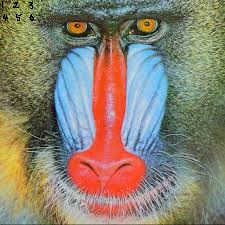
#> input picture markshi/code/pics/baboon.jpg, 225 x 225 px
$ jupyter execute Report.ipynb   (shell and % lines are left out)   (older library calls are emulated)
#> lines starting #> are read from the running program, lines starting #| are printed output that depends on the picture
# Encode & Decode for single block

[cell 1]
import numpy as np
import sys
import cv2
import scipy.fftpack as fft
import matplotlib.pyplot as plt

[cell 2]
class Frame:
    def __init__(self, image, QF=1):
        '''
        @param image: RBG image of shape (height, width, 3)
        '''
        self.QF=QF
        self.image = image
        self.r = image[:, :, 0]
        self.g = image[:, :, 1]
        self.b = image[:, :, 2]
        self.v_mblocks = np.shape(self.r)[0] // 16
        self.h_mblocks = np.shape(self.r)[1] // 16

    def getFrame(self):
        reconstructed_image = np.dstack((self.r, self.g, self.b))
        return reconstructed_image

    def show(self):
        self.getFrame()
        plt.imshow(self.getFrame())

    def getBlock(self,m,n):
        m_start = m*16
        n_start = n*16
        tmp = self.image[m_start:m_start+16,n_start:n_start+16]
        #plt.imshow(tmp)
        return tmp
    '''
    def image_to_blocks(self):
        """
        Convert the stored image into a sequence of 8x8 pixel blocks for encoding
        :return: (x, 8, 8) shaped array. x depends on dimensions of original image
        """
        return proto_mpeg_computation.image_to_blocks(self.r, self.g, self.b)'''

[cell 3]
img_name = './code/pics/baboon.jpg'
#img_name = 'cameraman.png'
src = plt.imread(img_name)[:16,:16]
src.shape

[cell 4]
plt.title('16*16 block')
plt.imshow(src)
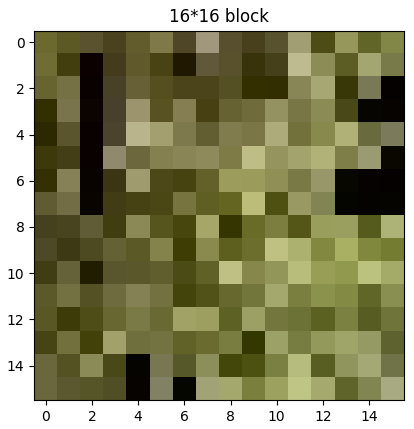
#> figure drawn by matplotlib, 1 panel

[cell 5]
# Split bgr color channels
blue,green,red = cv2.split(src)
gray = cv2.cvtColor(src , cv2.COLOR_BGR2GRAY) # Convert color form BGR to Gray

[cell 6]
# Convert color form BGR to Y_Cr_Cb
YCrCb = cv2.cvtColor(src , cv2.COLOR_RGB2YCR_CB)
# Split Y_Cb_Cr channelsx
Y,Cb,Cr = cv2.split(YCrCb)

[cell 7]
plt.figure(figsize=(15,5))
plt.subplot(141)
plt.title('src')
plt.imshow(src)
plt.subplot(142)
plt.title('Y')
plt.imshow(Y)
plt.subplot(143)
plt.title('Cb')
plt.imshow(Cb)
plt.subplot(144)
plt.title('Cr')
plt.imshow(Cr)
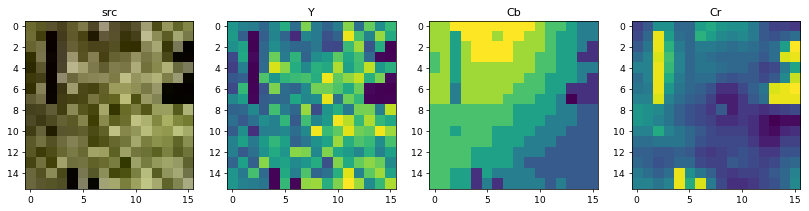
#> figure drawn by matplotlib, 4 panels

[cell 8]
# Note: This is an old version of subsampling. Keep the top left pixel for each 2x2 block
# [10 lines left out: function subsample_topleft, not called in this run]

[cell 9]
# Compute each mean of 2x2 block, return 8*8 subsampled blcok
def subsample(src):
    #print(src)
    tmp = []
    #print()
    for i in range(0,len(src),2):
        #print(i)
        for j in range(0,len(src),2):
            #print(np.mean([src[i][j],src[i][j+1],src[i+1][j],src[i+1][j+1]]))
            tmp.append(np.mean([src[i][j],src[i][j+1],src[i+1][j],src[i+1][j+1]]))
    tmp = np.array(tmp)
    tmp = tmp.reshape(8,8).astype(np.uint8)
    return tmp

[cell 10]
Y1 = Y[:8,:8]
Y2 = Y[:8,8:]
Y3 = Y[8:,:8]
Y4 = Y[8:,8:]
subsample_Cb = subsample(Cb)
#> the loop in subsample, `for i in range(0,len(src),2):` made 8 passes
#> i on passes 3 to 8: 4, 6, 8, 10, 12, 14
#> after the loop in subsample, `for i in range(0,len(src),2):`: tmp = 64 values, max 135 at index 2, min 129 at index 31, mean 132.3
subsample_Cr = subsample(Cr)
#> the loop in subsample (call 2), `for i in range(0,len(src),2):` made 8 passes

[cell 11]
plt.figure(figsize=(14,7))
plt.subplot(241)
plt.title('Y1')
plt.imshow(Y1)
plt.subplot(242)
plt.title('Y2')
plt.imshow(Y2)
plt.subplot(243)
plt.title('subsample_Cb')
plt.imshow(subsample_Cb)
plt.subplot(244)
plt.title('subsample_Cr')
plt.imshow(subsample_Cr)
plt.subplot(245)
plt.title('Y3')
plt.imshow(Y3)
plt.subplot(246)
plt.title('Y4')
plt.imshow(Y4)
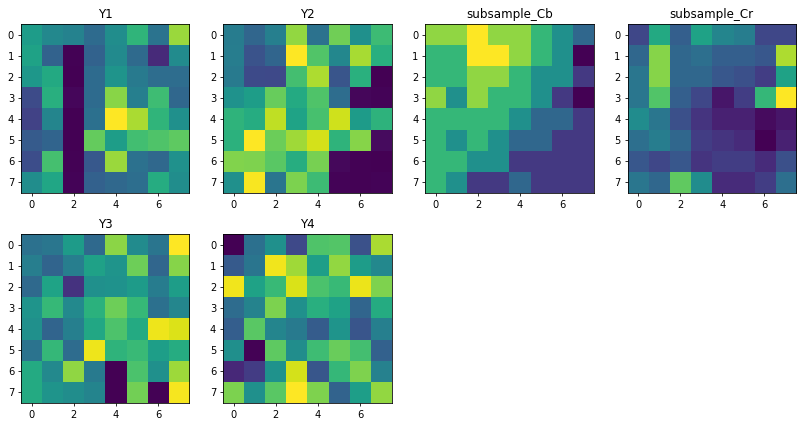
#> figure drawn by matplotlib, 6 panels

[cell 12]
def dct(y):
    F = fft.dct(fft.dct(y, axis=0, norm='ortho', type=2), axis=1, norm='ortho', type=2)
    #F[0,0]=F[0,0]/64.
    return F
def idct(y):
    #F[0,0]=F[0,0]*64
    return fft.idct(fft.idct(y, axis=0, norm='ortho', type=2), axis=1, norm='ortho', type=2)

[cell 13]
dct2_Y1 = dct(Y1)
dct2_Y2 = dct(Y2)
dct2_Y3 = dct(Y3)
dct2_Y4 = dct(Y4)
dct2_Cb = dct(subsample_Cb)
dct2_Cr = dct(subsample_Cr)

[cell 14]
dct2_Y1

[cell 15]
plt.figure(figsize=(12,6))
plt.subplot(241)
plt.title('dct2_Y1')
plt.imshow(dct2_Y1)
plt.subplot(242)
plt.title('dct2_Y2')
plt.imshow(dct2_Y2)
plt.subplot(243)
plt.title('dct2_Cb')
plt.imshow(dct2_Cb)
plt.subplot(244)
plt.title('dct2_Cr')
plt.imshow(dct2_Cr)
plt.subplot(245)
plt.title('dct2_Y3')
plt.imshow(dct2_Y3)
plt.subplot(246)
plt.title('dct2_Y4')
plt.imshow(dct2_Y4)
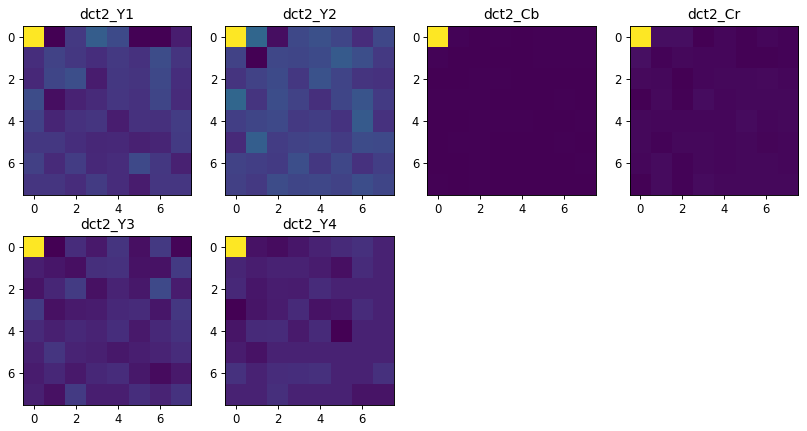
#> figure drawn by matplotlib, 6 panels

[cell 16]
# Define quantization matrix
# Source: https://en.wikipedia.org/wiki/MPEG-1#Quantization
quantization_matrix = np.matrix('16 11 10 16 24 40 51 61;12 12 14 19 26 58 60 55;14 13 16 24 40 57 69 56;14 17 22 29 51 87 80 62;18 22 37 56 68 109 103 77;24 35 55 64 81 104 113 92;49 64 78 87 103 121 120 101;72 92 95 98 112 100 103 99')
quantization_matrix

[cell 17]
# Quantization function
def quantize(F,QF):
    quant_matrix=np.ceil(quantization_matrix*QF)
    #print(quant_matrix)
    quant_matrix[quant_matrix>255]=255
    #print(F,quant_matrix)
    return (F/quant_matrix).astype(np.int)

[cell 18]
# manual way
# [9 lines left out: function quantize1, not called in this run]

[cell 19]
QF = 0.1 ######## CHANGE THIS TO CONTROL QUALITY. Recommend [0.1, 2]#######
qtz_Y1 = quantize(dct2_Y1,QF)
qtz_Y2 = quantize(dct2_Y2,QF)
qtz_Y3 = quantize(dct2_Y3,QF)
qtz_Y4 = quantize(dct2_Y4,QF)
qtz_Cb = quantize(dct2_Cb,QF)
qtz_Cr = quantize(dct2_Cr,QF)

[cell 20]
print(dct2_Y1)
#| [[ 6.35500000e+02 -1.04558343e+02  1.73914158e+01  1.12797040e+02
#|    6.27500000e+01 -9.88201501e+01 -1.04348460e+02 -4.51838867e+01]
#|  [-7.29463430e+00  4.05170556e+01  1.62267214e+01 -7.30408351e+00
#|    1.87635609e+01 -7.40617484e-02  6.87498833e+01  6.73965956e+00]
#|  [-1.97660893e+01  5.13211068e+01  7.38752615e+01 -4.84048488e+01
#|    1.43501455e+01  6.95504023e+00  5.60425234e+01 -6.91038227e+00]
#> (further printed lines are left out)

[cell 21]
qtz_Cb

[cell 22]
# takes a series of integers, returns the number of prefix 0s
def prefix_0(s):
    if len(s)==0:
        return 0
    i=0
    count = 0
    while s[i]==0 :
        count+=1
        #print(i,len(s)-1)
        if i==len(s)-1:
            return count
        i+=1
    return count

[cell 23]
# This is an array of indices that we use to sample a flattened DCT array in zigzag order.
zz_indices = [ 0,  1,  8, 16,  9,  2,  3, 10,
               17, 24, 32, 25, 18, 11, 4,  5,
               12, 19, 26, 33, 40, 48, 41, 34,
               27, 20, 13,  6,  7, 14, 21, 28,
               35, 42, 49, 56, 57, 50, 43, 36,
               29, 22, 15, 23, 30, 37, 44, 51,
               58, 59, 52, 45, 38, 31, 39, 46,
               53, 60, 61, 54, 47, 55, 62, 63]

[cell 24]
# convert the flattened list to the zigzaged order
zz_series = [qtz_Y1.A1[i] for i in zz_indices]
#> zz_series = 64 values, max 317 at index 0, min -52 at index 1, mean 6.27
print(len(zz_series))
#| 64
print(zz_series)
#> (printed output is left out)

[cell 25]
# process the middle part -- <run, level>
# takes a list of numbers
# return a list of <run, level> pair
def run_level(tmp):
    encoded_string = []
    while True:
        #print(tmp)
        a = prefix_0(tmp)
        #print(a,len(tmp))
        if a==len(tmp):
            break
        #print([a,tmp[a]])
        encoded_string.append([a,tmp[a]])
        tmp = tmp[a+1:]
    return encoded_string

[cell 26]
# takes a zigzag series of coeffs
# returns a list, in the form <DC term> <run, level> <EOB>
def zigzag_from_flattened_block(tmp):
    encoded_string = [tmp[0]]
    encoded_string += run_level(tmp[1:])
    encoded_string.append('EOB')
    return encoded_string

[cell 27]
# takes a list, in the form <DC term> <run, level> <EOB>
# returns a zigzag series of coeffs
def zigzag_to_flattened_block(encoded_string):
    rst = [encoded_string[0]]
    for i in encoded_string[1:-1]:
        #print(i)
        for _ in range(i[0]):
            rst.append(0)
        rst.append(i[1])
    #print(16-len(rst))
    for i in range(64-len(rst)):
        rst.append(0)
    return rst

[cell 28]
# a simple example of encoding and decoding
tmp = [1,2,0,0,1,0,0,0,2,0,3,0,0,0,0,0]
encoded = zigzag_from_flattened_block(tmp)
decoded = zigzag_to_flattened_block(encoded)
print(tmp)
print(encoded)
print(decoded) #decoded list has extra zeros because it only works for 8x8 blocks, but this example has less elements.

[cell 29]
# encoding and decoding Y1
print(zz_series,len(zz_series),"\n")
#> (printed output is left out)
encoded = zigzag_from_flattened_block(zz_series)
#> the loop in run_level (call 2), `while True:` made 58 passes
#> a on passes 1 to 8: 0, 0, 0, 0, 0, 0, 0, 0
#> encoded = 59 items, first 6: 317, [0, -52], [0, -3], [0, -9], [0, 20], [0, 17]
print(encoded,"\n")
#> (printed output is left out)
decoded = zigzag_to_flattened_block(encoded)
#> the loop in zigzag_to_flattened_block (call 2), `for i in encoded_string[1:-1]:` made 57 passes
#> i on passes 1 to 8: [0, -52], [0, -3], [0, -9], [0, 20], [0, 17], [0, 56], [0, 8], [0, 25]
#> decoded has the same summary as zz_series
print(decoded,len(decoded))
#> (printed output is left out)

[cell 30]
reversed_zz_indices = [0, 1, 5, 6, 14,15,27,28,
                       2, 4, 7, 13,16,26,29,42,
                       3, 8, 12,17,25,30,41,43,
                       9, 11,18,24,31,40,44,53,
                       10,19,23,32,39,45,52,54,
                       20,22,33,38,46,51,55,60,
                       21,34,37,47,50,56,59,61,
                       35,36,48,49,57,58,62,63]

[cell 31]
qtz_Y1

[cell 32]
de_flattened = np.array([decoded[i] for i in reversed_zz_indices]).reshape(8,8)

[cell 33]
### not correct. don't know why ###
# [7 lines left out: function de_quantize, not called in this run]

[cell 34]
# manual way
def de_quantize1(F,QF):
    quant_matrix=np.ceil(quantization_matrix*QF)
    quant_matrix[quant_matrix>255]=255
    tmp = []
    for i in range(8):
        for j in range(8):
            #tmp1 = F[i][j]*quant_matrix.A[i][j]
            #print(tmp1)
            tmp.append(int(F[i][j]*quant_matrix.A[i][j]))
    return np.array(tmp).reshape(8,8)

[cell 35]
de_flattened

[cell 36]
de_quantized = de_quantize1(de_flattened,QF)
#> after the loop in de_quantize1, `for i in range(8):`: tmp = 64 values, max 634 at index 0, min -104 at index 1, mean 11.45
de_quantized

[cell 37]
### compared to original dct matrix ###
dct2_Y1.astype(int)

[cell 38]
# the ultimate goal here is to regenerate the original picture

[cell 39]
regenerated = idct(de_quantized).astype(int)
regenerated

[cell 40]
### compared to original Y matrix ###
Y1

[cell 41]
# takes a 16*16*3 block, returns a list of encoded [<DC term> <run, level> <EOB>]
def encode(src,QF):
    # Compute each mean of 2x2 block, return 8*8 subsampled blcok
    def subsample(src):
        tmp = []
        for i in range(0,len(src),2):
            for j in range(0,len(src),2):
                tmp.append(np.mean([src[i][j],src[i][j+1],src[i+1][j],src[i+1][j+1]]))
        tmp = np.array(tmp)
        tmp = tmp.reshape(8,8).astype(np.uint8)
        return tmp
    YCrCb = cv2.cvtColor(src , cv2.COLOR_RGB2YCR_CB)
    Y,Cb,Cr = cv2.split(YCrCb)

    Y1 = Y[:8,:8]
    Y2 = Y[:8,8:]
    Y3 = Y[8:,:8]
    Y4 = Y[8:,8:]
    subsample_Cb = subsample(Cb)
    subsample_Cr = subsample(Cr)

    def dct_quantize_zz(F):
        dct2_F = dct(F)
        qtz_F = quantize(dct2_F,QF)
        zz_series = [qtz_F.A1[i] for i in zz_indices]
        encoded = zigzag_from_flattened_block(zz_series)
        return encoded

    return [dct_quantize_zz(Y1),dct_quantize_zz(Y2),dct_quantize_zz(Y3),dct_quantize_zz(Y4),
            dct_quantize_zz(subsample_Cb),dct_quantize_zz(subsample_Cr)]

[cell 42]
def decode(F,QF):
    rst = []
    for i in F:
        decoded_F = zigzag_to_flattened_block(i)
        #print("decoded_F",decoded_F)
        de_flattened_F = np.array([decoded_F[i] for i in reversed_zz_indices]).reshape(8,8)
        #print(111,de_flattened_F)
        de_quantized_F = de_quantize1(de_flattened_F,QF)
        regenerated_F = idct(de_quantized_F).astype(int)
        rst.append(regenerated_F)
    Y1,Y2,Y3,Y4,subsample_Cb,subsample_Cr = rst
    rst=[]
    for i in range(8):
        tmp = list(Y1[i])+list(Y2[i])
        rst+=tmp
    #print(rst)
    for i in range(8):
        tmp = list(Y3[i])+list(Y4[i])
        rst+=tmp
    regenerated_Y = np.array(rst).reshape(16,16)

    def regenerate(src8_8):
        #print(src8_8)
        rst16_16_flattened=[]
        for i in range(8):
            for j in range(8):
                #print(src8_8[i][j])
                rst16_16_flattened.append(src8_8[i][j])
                rst16_16_flattened.append(src8_8[i][j])
            for j in range(8):
                #print(src[i][j])
                rst16_16_flattened.append(src8_8[i][j])
                rst16_16_flattened.append(src8_8[i][j])
        regenerated_16_16 = np.array(rst16_16_flattened).reshape(16,16)
        return regenerated_16_16

    regenerate_Cb = regenerate(subsample_Cb)
    regenerate_Cr = regenerate(subsample_Cr)
    return regenerated_Y,regenerate_Cb,regenerate_Cr
    #return regenerated

[cell 43]
QF=0.1
encoded = encode(src,QF)
#> after the loop in subsample, `for i in range(0,len(src),2):`: tmp = 64 values, max 135 at index 2, min 129 at index 31, mean 132.3
#> encoded = 6 items

[cell 44]
regenerated_Y, regenerated_Cb, regenerated_Cr = decode(encoded,QF)
#> the loop in decode, `for i in F:` made 6 passes
#> after the loop in decode, `for i in range(8):`: rst = 128 values, max 180 at index 27, min 0 at index 111, mean 88.7
#> after the loop in decode, `for i in range(8):`: rst = 256 values, max 182 at index 251, min 0 at index 111, mean 97.99
#> after the loop in regenerate, `for i in range(8):`: rst16_16_flattened = 256 values, max 134 at index 4, min 129 at index 174, mean 131.5

[cell 45]
plt.figure(figsize=(15,10))
plt.subplot(234)
plt.title('regenerated_Y QF={}'.format(QF))
plt.imshow(regenerated_Y)
plt.subplot(231)
plt.title('Y')
plt.imshow(Y)
plt.subplot(235)
plt.title('regenerated_Cb QF={}'.format(QF))
plt.imshow(regenerated_Cb)
plt.subplot(232)
plt.title('Cb')
plt.imshow(Cr)
plt.subplot(236)
plt.title('regenerated_Cr QF={}'.format(QF))
plt.imshow(regenerated_Cr)
plt.subplot(233)
plt.title('Cr')
plt.imshow(Cr)
plt.show()
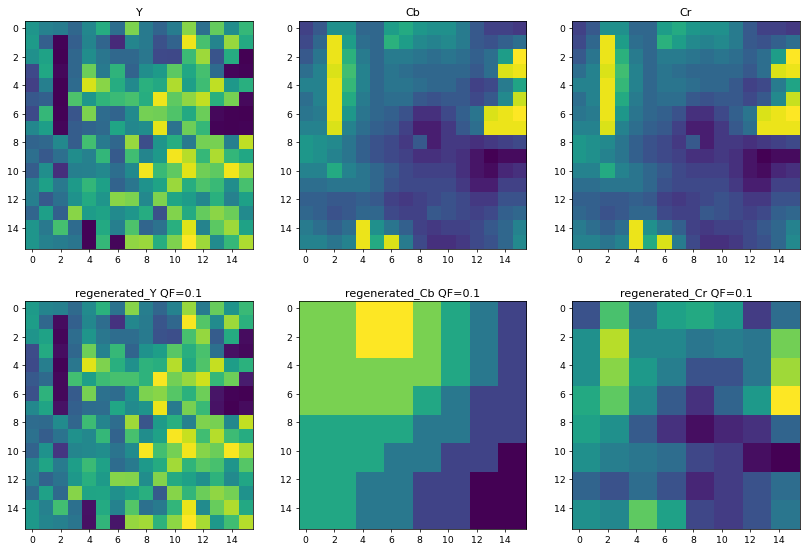
#> figure drawn by matplotlib, 6 panels

[cell 46]
#regenerated = cv2.merge((regenerated_Y, regenerated_Cb, regenerated_Cr)).astype(np.uint8)
regenerated = cv2.merge((Y, Cb, Cr)).astype(np.uint8)
regenerated = cv2.cvtColor(regenerated,cv2.COLOR_YCR_CB2RGB)
plt.figure(figsize=(10,6))
plt.subplot(121)
plt.title('Regenerated picture QF={}'.format(QF))
plt.imshow(regenerated)
plt.subplot(122)
plt.title('Original picture QF={}'.format(QF))
plt.imshow(src)
plt.show()
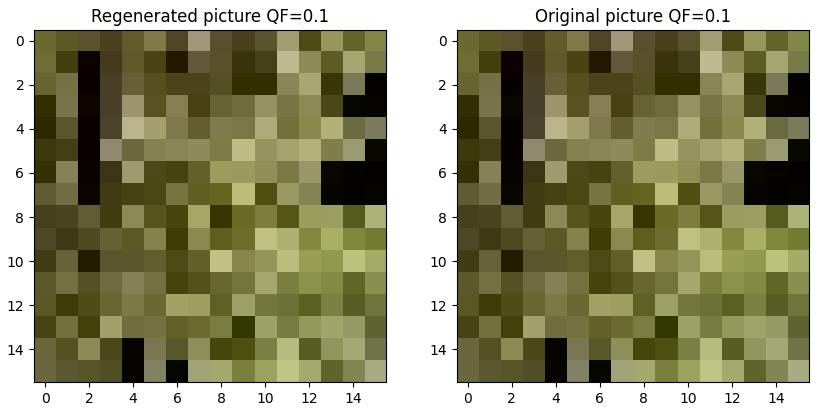
#> figure drawn by matplotlib, 2 panels

[cell 47]
#img_name = 'Add.png'
img_name = './code/pics/baboon.jpg'
fullPic = plt.imread(img_name)
#> fullPic is the input picture: shape (225, 225, 3); mean R, G, B 137.9, 129.4, 114
print(fullPic.shape)
#| (225, 225, 3)
pic = Frame(fullPic, QF=0.1)
#> in __init__, `self.r = image[:, :, 0]`:
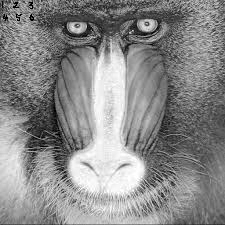
#> self.r: shape (225, 225); min 0, max 255, mean 137.9
#> in __init__, `self.g = image[:, :, 1]`:
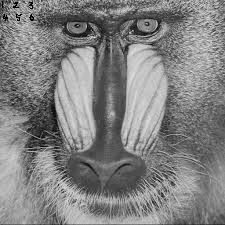
#> self.g: shape (225, 225); min 0, max 235, mean 129.4
#> in __init__, `self.b = image[:, :, 2]`:
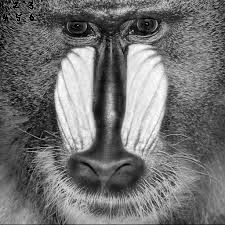
#> self.b: shape (225, 225); min 0, max 255, mean 114
plt.imshow(fullPic)

[cell 48]
def compare_block(pos,QF):
    tmp = pic.getBlock(0,0)
    tmp1 = encode(tmp,QF)
    tmp2 = decode(tmp1,QF)
    tmp3 = cv2.merge((tmp2)).astype(np.uint8)
    tmp3 = cv2.cvtColor(tmp3,cv2.COLOR_YCR_CB2RGB)

    plt.subplot(pos)
    plt.title('Regenerated Picture QF={}'.format(QF))
    plt.imshow(tmp3)

[cell 49]
plt.figure(figsize=(16,8))
compare_block(241,0.1)
#> the loop in decode (call 2), `for i in F:` made 6 passes
#> i on pass 5: [528, [0, 4], [0, 3], [2, -3], [1, -1], 'EOB']
compare_block(242,0.3)
compare_block(243,0.5)
compare_block(244,0.7)
compare_block(245,0.9)
compare_block(246,1.1)
compare_block(247,1.3)
compare_block(248,1.5)
plt.show()
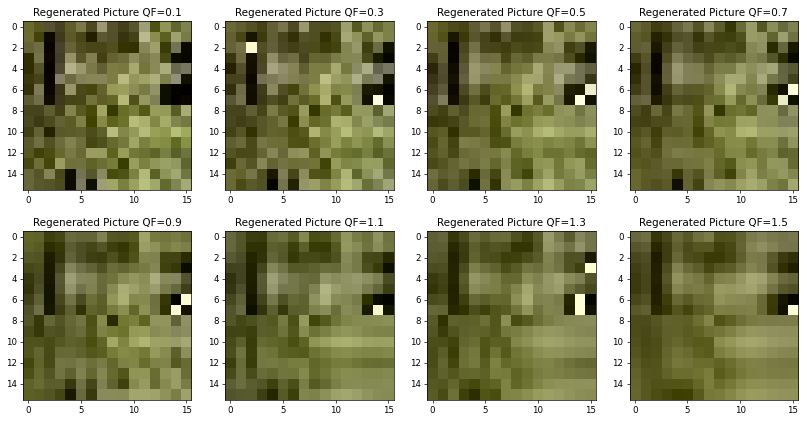
#> figure drawn by matplotlib, 8 panels
